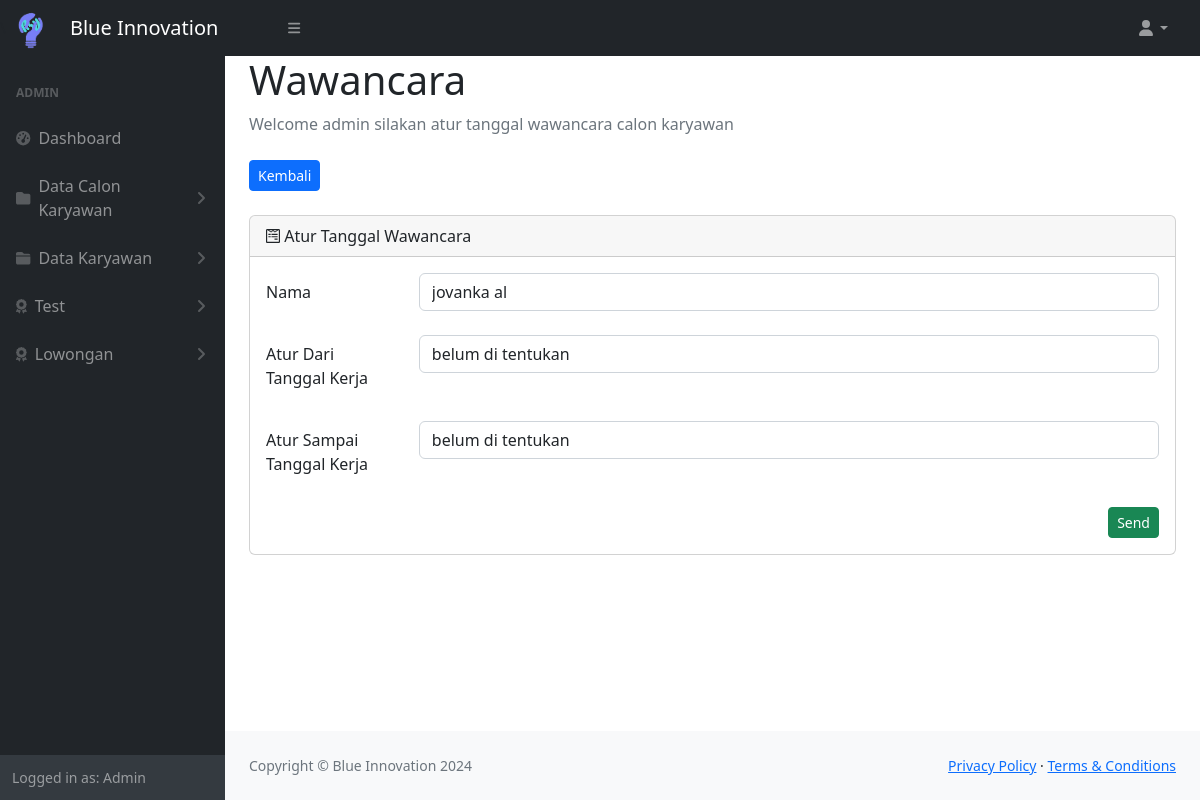
The app's page /admin/dashboardAdmin/tanggalKerja.php?id=190 (signed in) with its own data.
### tables this page shows
CREATE TABLE `user` (
  `id_user` int(11) NOT NULL,
  `nama` varchar(50) NOT NULL,
  `password` varchar(50) NOT NULL,
  `nama_lengkap` varchar(150) NOT NULL,
  `level` enum('Admin','Member') NOT NULL,
  `status_role` varchar(50) NOT NULL,
  `domisili` varchar(100) NOT NULL DEFAULT '',
  `usia` char(3) NOT NULL DEFAULT '',
  `negara` varchar(100) NOT NULL DEFAULT '',
  `kontak` varchar(50) NOT NULL DEFAULT '',
  `email` varchar(100) NOT NULL DEFAULT '',
  `tanggal_wawancara` varchar(100) NOT NULL DEFAULT 'Belum Ditentukan',
  `link_wawancara` varchar(100) NOT NULL DEFAULT 'Belum Ditentukan',
  `dari_tanggal` varchar(40) NOT NULL,
  `sampai_tanggal` varchar(40) NOT NULL,
  `link` varchar(100) NOT NULL
);

### admin/dashboardAdmin/tanggalKerja.php (the view, shortened to what this page needs)
<!DOCTYPE html>
<html lang="en">
    <head>
        <link href="https://cdn.jsdelivr.net/npm/simple-datatables@7.1.2/dist/style.min.css" rel="stylesheet" />
        <link href="css/styleDashboard.css" rel="stylesheet" />
    </head>
    <body class="sb-nav-fixed">
        <?php include "headerAdmin.php"; ?>
            <div id="layoutSidenav_content">
                <main>
                    <div class="container-fluid px-4">
                        <h1>Wawancara</h1>
                        <ol class="breadcrumb mb-4">
                            <li class="breadcrumb-item active">Welcome <?php echo ($_SESSION ['admin']); ?> silakan atur tanggal wawancara calon karyawan</li>
                        </ol>
                        <div style="flex";>
                            <a class="btn btn-primary btn-sm" href="ongoing.php">Kembali</a>
                        </div>
                        <br>
                        <div class="card mb-4" >
                            <div class="card-header">
                                <i class="fa-brands fa-wpforms"></i>
                                Atur Tanggal Wawancara
                            </div>
                            <div class="card-body">
                                <form method="POST" action="../queryTBD/query.php">
                                    <?php
                                    $id_pengajuan = $_GET['id'];
                                    $query = mysqli_query($conn, "SELECT u.*
                                                                  FROM pengajuan p
                                                                  JOIN user u ON p.id_user = u.id_user
                                                                  WHERE p.id_pengajuan = $id_pengajuan");
                                    if ($data = mysqli_fetch_array($query)) :
                                    ?>
                                    <div class="form-group row">
                                        <label for="inputQuestion" class="col-sm-2 col-form-label">Nama</label>
                                        <div class="col-sm-10">
                                            <input type="text" class="form-control" placeholder="nama" value="<?= $data['nama_lengkap'] ?>" name="nama_lengkap" readonly>
                                        </div>
                                    </div>
                                    <br>
                                    <div class="form-group row">
                                        <label for="inputOptions" class="col-sm-2 col-form-label">Atur Dari Tanggal Kerja</label>
                                        <div class="col-sm-10">
                                            <input type="text" class="form-control" placeholder="Input Tanggal Kerja" value="<?= $data['dari_tanggal'] ?>" name="dari_tanggal" required>
                                        </div>
                                    </div>
                                    <br>
                                    <div class="form-group row">
                                        <label for="inputOptions" class="col-sm-2 col-form-label">Atur Sampai Tanggal Kerja</label>
                                        <div class="col-sm-10">
                                            <input type="text" class="form-control" placeholder="Input Tanggal Kerja" value="<?= $data['sampai_tanggal'] ?>" name="sampai_tanggal" required>
                                        </div>
                                    </div>
                                    <br>
                                    <div class="form-group row" style="float: right;">
                                        <div class="col-sm-10">
                                            <button type="submit" class="btn btn-success btn-sm" onclick="return confirm('Yakin ingin atur tanggal?')">Send</button>
                                        </div>
                                    </div>
                                    <?php else : ?>
                                        <p>Data tidak ditemukan</p>
                                    <?php endif ; ?>
                                </form>
                            </div>
                        </div>
                    </div>
                </main>
                <?php include "footerAdmin.php"; ?>
            </div>
    </body>
</html>

### records on screen
user: nama_lengkap "jovanka al", dari_tanggal "belum di tentukan", sampai_tanggal "belum di tentukan"

### other values on screen
$_SESSION ['admin'] "ADMIN"
$_SESSION ['level'] "Admin"
$_SESSION ['admin'] "admin"
